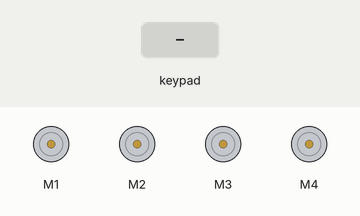
Simulated run of this sketch. Board: Arduino Uno, built with avr-gcc and run on an emulated ATmega328P. On the bench: 4 × DC motor (green arrow = forward, orange = backward, longer = faster). The inputs (shaded band) are chosen by the test bench. What the sketch prints to the serial monitor is not drawn.

Above: at 1.2 s.
1.3 s: key 'U' pressed
At 1.58 s:
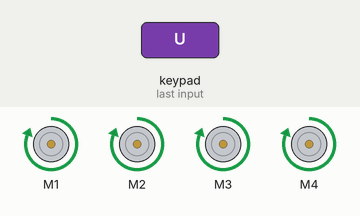
3.2 s: key 'D' pressed
At 3.45 s:
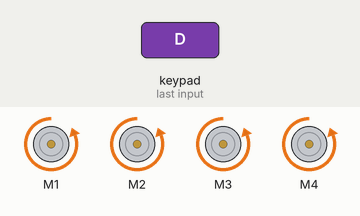
5.1 s: key 'L' pressed
At 5.37 s:
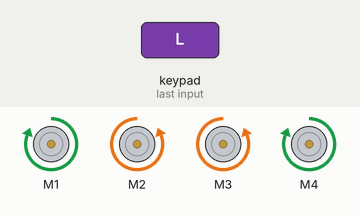
7.0 s: key 'R' pressed
At 7.29 s:
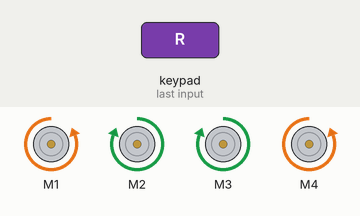
9.0 s: key 'X' pressed
At 9.27 s:
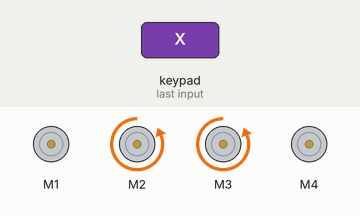
10.9 s: key 'O' pressed
At 11.19 s:
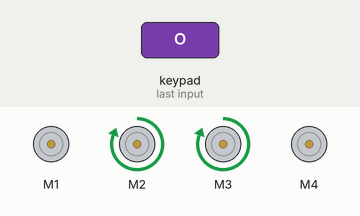
Timing chart, 0 to 13.8 s (numbered marks = the images above; inputs shaded):
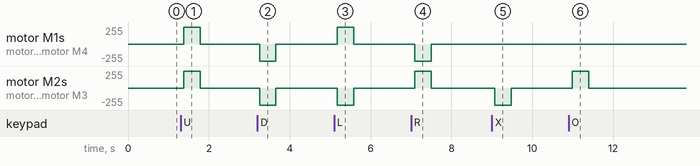

Measured:
- after the input at 1.3 s, motor M1–4: stopped → forward 255/255 after 0.08 s, → stopped 0.40 s later
- after the input at 3.2 s, motor M1–4: stopped → backward 255/255 after 0.05 s, → stopped 0.40 s later
- after the input at 5.1 s, motor M1, motor M4: stopped → forward 255/255 after 0.08 s, → stopped 0.40 s later; motor M2, motor M3: stopped → backward 255/255 after 0.08 s, → stopped 0.40 s later
- after the input at 7.0 s, motor M1, motor M4: stopped → backward 255/255 after 0.10 s, → stopped 0.40 s later; motor M2, motor M3: stopped → forward 255/255 after 0.10 s, → stopped 0.40 s later
- after the input at 9.0 s, motor M2, motor M3: stopped → backward 255/255 after 0.07 s, → stopped 0.41 s later
- after the input at 10.9 s, motor M2, motor M3: stopped → forward 255/255 after 0.09 s, → stopped 0.41 s later

The sketch:

XePS2.ino
```cpp
//Trần Viết An 19CE001
#include <AFMotor.h>
#include <PS2X_lib.h>
AF_DCMotor motor1(1,MOTOR12_64KHZ);
AF_DCMotor motor2(2,MOTOR12_64KHZ);
AF_DCMotor motor3(3,MOTOR12_64KHZ);
AF_DCMotor motor4(4,MOTOR12_64KHZ);

PS2X ps2x;
int error = 0;
int type = 0;
int vibrate = 0;
int  ps2;

void setup(){
//  pinMode(9,OUTPUT);
  motor1.setSpeed(255);
  motor2.setSpeed(255);
  motor3.setSpeed(255);
  motor4.setSpeed(255);

// chân data: 12. cmd: 11, cs: 10; clk: 13
// chân data: A5. cmd: A4, cs: A3, clk: A2
error = ps2x.config_gamepad(A2,A4,A3,A5,true,true);
Serial.begin(9600);

 if(error == 0){
   Serial.println("Đã tìm thấy Bộ điều khiển, đã định cấu hình thành công ");
 }
  else if(error == 1)
   Serial.println("Không tìm thấy bộ điều khiển, hãy kiểm tra hệ thống dây điện");

  else if(error == 2)
   Serial.println("Đã tìm thấy bộ điều khiển nhưng không chấp nhận lệnh");

  else if(error == 3)
   Serial.println("Bộ điều khiển từ chối vào chế độ Pressures, có thể không hỗ trợ nó.  ");

   type = ps2x.readType();
   switch(type)
   {
    case 0:
      Serial.println("Loại bộ điều khiển không xác định ");
      break;
    case 1:
      Serial.println("Đã tìm thấy bộ điều khiển DualShock ");
      break;
    case 2:
      Serial.println("Đã tìm thấy bộ điều khiển Guitar Hero ");
      break;
   }
}

void sp(int s){     //dieu chinh toc do
  motor1.setSpeed(s);
  motor2.setSpeed(s);
  motor3.setSpeed(s);
  motor4.setSpeed(s);
}
//toi F
void tien(){
  motor1.run(FORWARD);
  motor2.run(FORWARD);
  motor3.run(FORWARD);
  motor4.run(FORWARD);
}
//lui B
void lui(){
  motor1.run(BACKWARD);
  motor2.run(BACKWARD);
  motor3.run(BACKWARD);
  motor4.run(BACKWARD);
}
// trai L
void trai(){
  motor1.run(FORWARD);
  motor2.run(BACKWARD);
  motor3.run(BACKWARD);
  motor4.run(FORWARD);
}
//phai R
void phai(){
  motor1.run(BACKWARD);
  motor2.run(FORWARD);
  motor3.run(FORWARD);
  motor4.run(BACKWARD);
}
// toi trai  G
void tientrai(){
  motor1.run(FORWARD);
  motor2.run(RELEASE);
  motor3.run(RELEASE);
  motor4.run(FORWARD);
}
//toi phai I
void tienphai(){
  motor1.run(RELEASE);
  motor2.run(FORWARD);
  motor3.run(FORWARD);
  motor4.run(RELEASE);
}
//lui trai  H
void luitrai(){
  motor1.run(BACKWARD);
  motor2.run(RELEASE);
  motor3.run(RELEASE);
  motor4.run(BACKWARD);
}
//lui phai  J
void luiphai(){
  motor1.run(RELEASE);
  motor2.run(BACKWARD);
  motor3.run(BACKWARD);
  motor4.run(RELEASE);
}

//dung S
void st(){
  motor1.run(RELEASE);
  motor2.run(RELEASE);
  motor3.run(RELEASE);
  motor4.run(RELEASE);
}

void carRun(){
  ps2x.read_gamepad(false, vibrate);

  if(ps2x.Button(PSB_PAD_UP)){
    ps2 = 1;
    Serial.println("tien");
  }else if(ps2x.Button(PSB_PAD_DOWN)){
    ps2 = 2;
    Serial.println("lui");
  }
  else if(ps2x.Button(PSB_PAD_LEFT)){
    ps2 = 3;
    Serial.println("trai");

  }  else if(ps2x.Button(PSB_PAD_RIGHT)){
    ps2 = 4;
    Serial.println("phai");

  }
    else if(ps2x.Button(PSB_PINK)){
      ps2 = 5;
      Serial.println("tien trai");

  }
    else if(ps2x.Button(PSB_RED)){
      ps2 = 6;
    Serial.println("tien phai");
  }
    else if(ps2x.Button(PSB_BLUE)){
      ps2 = 7;
      Serial.println("lui trai");

  }
    else if(ps2x.Button(PSB_GREEN)){
      ps2 = 8;
      Serial.println("lui phai");

  }
    else if(ps2x.Button(PSB_L1)){
    ps2 = 9;
    Serial.println("L1");
  }
    else if(ps2x.Button(PSB_L2)){
      ps2 = 10;
      Serial.println("L2");

  }
    else if(ps2x.Button(PSB_R1)){
      ps2 = 11;
      Serial.println("R1");

  }
  else if(ps2x.Button(PSB_R2)){
    ps2 = 12;
    Serial.println("R2");

  }
  else ps2 = 0;
delay(50);
}

void loop(){
carRun();
if(ps2 ==1) tien();
else if(ps2 == 2) lui();
else if(ps2 == 3) trai();
else if(ps2 == 4) phai();
else if(ps2 == 5) tientrai();
else if(ps2 == 6) tienphai();
else if(ps2 == 7) luiphai();
else if(ps2 == 8) luitrai();
else if(ps2 == 9) sp(255);
else if(ps2 == 10) sp(180);
else if(ps2 == 11) sp(100);
else if(ps2 == 12) sp(0);

else st();
}
```
